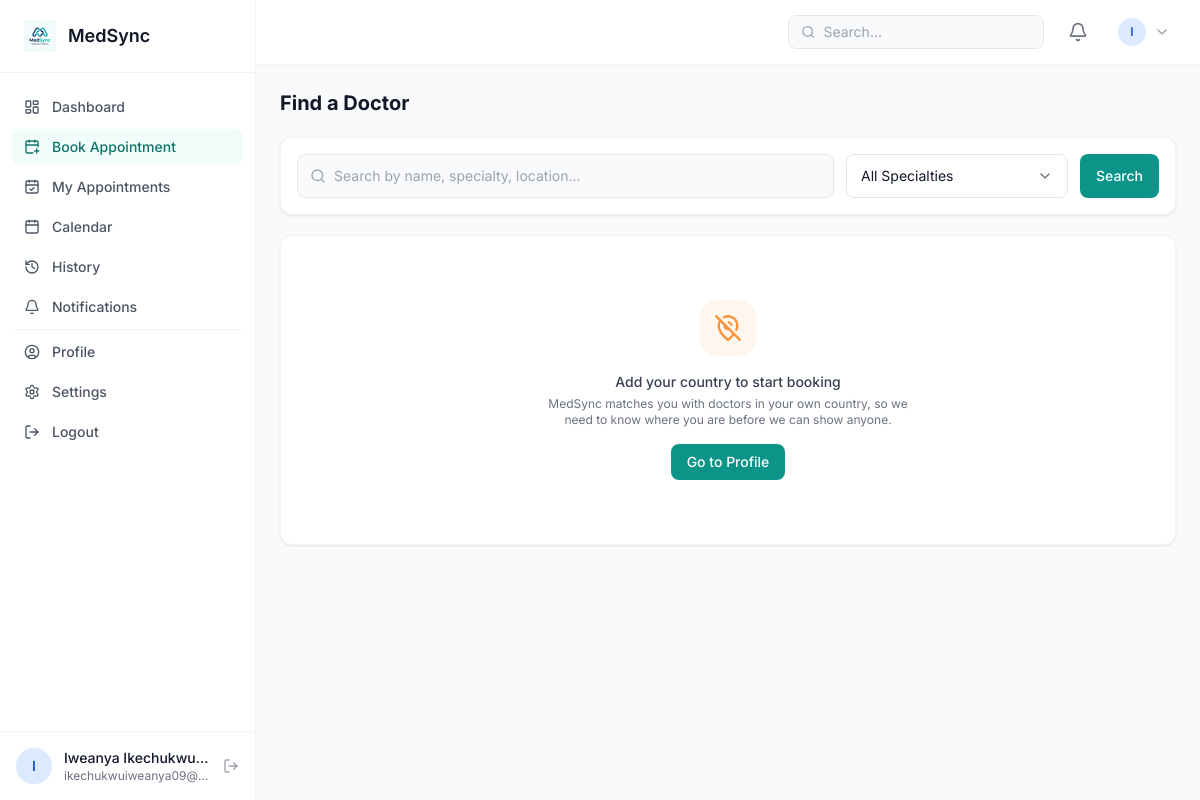
Screenshot of /patient/find-doctor/ (signed in) with the database file from the repository.
### accounts/models.py (models this page shows, shortened)
class User(AbstractBaseUser, PermissionsMixin):
    DOCTOR = 'doctor'
    PATIENT = 'patient'
    ROLE_CHOICES = [(DOCTOR, 'Doctor'), (PATIENT, 'Patient')]
    email = models.EmailField(unique=True)
    full_name = models.CharField(max_length=255)
    phone = models.CharField(max_length=20, blank=True)
    country = models.CharField(max_length=2, blank=True)
    role = models.CharField(max_length=10, choices=ROLE_CHOICES)
    is_active = models.BooleanField(default=True)
    is_staff = models.BooleanField(default=False)
    is_verified = models.BooleanField(default=False)
    date_joined = models.DateTimeField(default=timezone.now)
    USERNAME_FIELD = 'email'
    REQUIRED_FIELDS = ['full_name']
    objects = UserManager()
    @property
    def is_patient(self):
        return self.role == self.PATIENT
    @property
    def display_name(self):
        if self.role == self.DOCTOR:
            return f'Dr. {self.full_name}'
        return self.full_name
    @property
    def country_label(self):
        if not self.country:
            return ''
        return f'{self.country_flag} {self.country_name}'.strip()
    def get_photo_url(self):
        if self.role == self.DOCTOR:
            try:
                if self.doctor_profile.photo:
                    return self.doctor_profile.photo.url
            except DoctorProfile.DoesNotExist:
                pass
        else:
            try:
                if self.patient_profile.photo:
                    return self.patient_profile.photo.url
            except PatientProfile.DoesNotExist:
                pass
        return None

### appointments/patient_views.py (the view)
    @login_required
    def wrapper(request, *args, **kwargs):
        if not request.user.is_patient:
            messages.error(request, 'Access denied.')
            return redirect('core:landing')
        return view_func(request, *args, **kwargs)

### appointments/patient_views.py (called while the page is built)
def patient_required(view_func):
    @login_required
    def wrapper(request, *args, **kwargs):
        if not request.user.is_patient:
            messages.error(request, 'Access denied.')
            return redirect('core:landing')
        return view_func(request, *args, **kwargs)
    return wrapper

@patient_required
def find_doctor(request):
    specialty = request.GET.get('specialty', '')
    search = request.GET.get('q', '')
    doctors = bookable_doctors_for(request.user)
    if specialty:
        doctors = doctors.filter(doctor_profile__specialty=specialty)
    if search:
        doctors = doctors.filter(
            Q(full_name__icontains=search) |
            Q(doctor_profile__specialty__icontains=search) |
            Q(doctor_profile__location__icontains=search)
        )
    context = {
        'doctors': doctors,
        'specialty_choices': DoctorProfile.SPECIALTY_CHOICES,
        'selected_specialty': specialty,
        'search': search,
        'patient_country': request.user.country,
        'patient_country_label': request.user.country_label,
    }
    return render(request, 'patient/find_doctor.html', context)

### appointments/scoping.py (called while the page is built)
def bookable_doctors_for(patient):
    if not patient.country:
        return User.objects.none()
    return (
        User.objects.filter(role='doctor', is_active=True, country=patient.country)
        .select_related('doctor_profile')
    )

### core/context_processors.py (called while the page is built)
def unread_notifications(request):
    if request.user.is_authenticated:
        count = request.user.notifications.filter(is_read=False).count()
        return {'unread_notifications_count': count}
    return {'unread_notifications_count': 0}

### templates/patient/find_doctor.html (shortened to what this page needs)
{% extends "base_dashboard.html" %}
{% block sidebar_nav %}{% include "partials/patient_nav.html" %}{% endblock %}
{% block content %}
<div class="space-y-5">
  <h1 class="text-xl font-bold text-gray-900">Find a Doctor</h1>
  <form method="get" class="card p-4 rounded-xl flex flex-wrap gap-3">
    <div class="flex items-center gap-2 flex-1 min-w-48 bg-gray-50 border border-gray-200 rounded-lg px-3 py-2">
      <i data-lucide="search" class="w-4 h-4 text-gray-400 flex-shrink-0"></i>
      <input type="text" name="q" value="{{ search }}" placeholder="Search by name, specialty, location…" class="bg-transparent text-sm outline-none w-full" />
    </div>
    <select name="specialty" class="form-select !w-auto min-w-44">
      <option value="">All Specialties</option>
    </select>
    <button type="submit" class="btn-primary">Search</button>
  </form>
  {% if doctors %}
  <div class="grid sm:grid-cols-2 lg:grid-cols-3 gap-5">
    {% for doctor in doctors %}
    <div class="card p-5 rounded-xl hover:shadow-md transition-shadow flex flex-col">
      <div class="flex items-start gap-3 mb-4">
        {% if doctor.get_photo_url %}
          <img src="{{ doctor.get_photo_url }}" alt="{{ doctor.display_name }}" class="w-14 h-14 rounded-full object-cover flex-shrink-0" />
        {% else %}
          <div class="w-14 h-14 rounded-full bg-primary-100 flex items-center justify-center flex-shrink-0">
            <span class="text-xl font-bold text-primary-700">{{ doctor.full_name|first|upper }}</span>
          </div>
        {% endif %}
        <div class="flex-1 min-w-0">
          <h3 class="font-semibold text-gray-900">{{ doctor.display_name }}</h3>
          <p class="text-sm text-primary-600 font-medium">{{ doctor.doctor_profile.get_specialty_display }}</p>
          {% if doctor.doctor_profile.location %}
          <p class="text-xs text-gray-500 flex items-center gap-1 mt-0.5">
            <i data-lucide="map-pin" class="w-3 h-3"></i>
            {{ doctor.doctor_profile.location }}
          </p>
          {% endif %}
        </div>
      </div>
      {% if doctor.doctor_profile.bio %}
      <p class="text-sm text-gray-500 line-clamp-2 mb-3">{{ doctor.doctor_profile.bio }}</p>
      {% endif %}
      <div class="flex flex-wrap gap-2 mb-4">
        {% if doctor.doctor_profile.appointment_duration %}
        <span class="inline-flex items-center gap-1 text-xs bg-gray-50 border border-gray-100 rounded-full px-2.5 py-1 text-gray-600">
          <i data-lucide="clock" class="w-3 h-3"></i>
          {{ doctor.doctor_profile.appointment_duration }} min
        </span>
        {% endif %}
        {% for ctype in doctor.doctor_profile.get_consultation_types_list %}
        <span class="text-xs bg-primary-50 text-primary-700 rounded-full px-2.5 py-1">{{ ctype }}</span>
        {% endfor %}
      </div>
      <div class="mt-auto">
        <a href="{% url 'book_appointment' doctor.pk %}" class="btn-primary w-full justify-center">
          <i data-lucide="calendar-plus" class="w-4 h-4"></i> Book Appointment
        </a>
      </div>
    </div>
    {% endfor %}
  </div>
  {% else %}
  <div class="card rounded-xl py-16 text-center">
    {% if not patient_country %}
      <div class="w-14 h-14 rounded-2xl bg-orange-50 flex items-center justify-center mx-auto mb-4">
        <i data-lucide="map-pin-off" class="w-7 h-7 text-orange-400"></i>
      </div>
      <p class="text-sm font-medium text-gray-700">Add your country to start booking</p>
      <p class="text-xs text-gray-500 mt-1 max-w-sm mx-auto">
        MedSync matches you with doctors in your own country, so we need to know
        where you are before we can show anyone.
      </p>
      <a href="{% url 'accounts:profile_view' %}" class="btn-primary mt-4">Go to Profile</a>
    {% endif %}
  </div>
  {% endif %}
</div>
{% endblock %}

### templates/base_dashboard.html (shortened to what this page needs)
{% extends "base.html" %}
{% block body %}
<div class="min-h-screen flex">
  <aside id="sidebar" class="hidden lg:flex flex-col w-64 bg-white border-r border-gray-100 fixed inset-y-0 left-0 z-30">
    <div class="flex items-center gap-3 px-6 py-5 border-b border-gray-100">
      <img src="/static/images/medsync_logo.png" alt="MedSync" class="h-8 w-auto" />
      <span class="font-semibold text-gray-900 text-lg">MedSync</span>
    </div>
    <nav class="flex-1 py-4 px-3 space-y-1 overflow-y-auto">
      {% block sidebar_nav %}{% endblock %}
    </nav>
    <div class="p-4 border-t border-gray-100">
      <div class="flex items-center gap-3">
        {% if request.user.get_photo_url %}
          <img src="{{ request.user.get_photo_url }}" alt="avatar" class="w-9 h-9 rounded-full object-cover" />
        {% else %}
          <div class="w-9 h-9 rounded-full bg-primary-100 flex items-center justify-center">
            <span class="text-sm font-semibold text-primary-700">{{ request.user.full_name|first|upper }}</span>
          </div>
        {% endif %}
        <div class="flex-1 min-w-0">
          <p class="text-sm font-medium text-gray-900 truncate">{{ request.user.display_name }}</p>
          <p class="text-xs text-gray-500 truncate">{{ request.user.email }}</p>
        </div>
        <a href="{% url 'accounts:confirm_delete' %}" class="text-gray-400 hover:text-red-500 transition-colors" title="Logout">
          <i data-lucide="log-out" class="w-4 h-4"></i>
        </a>
      </div>
    </div>
  </aside>
  <div class="flex-1 lg:ml-64 flex flex-col min-h-screen">
    <header class="sticky top-0 z-10 bg-white border-b border-gray-100 px-4 lg:px-6 py-3 flex items-center gap-4">
      <div class="hidden md:flex items-center gap-2 bg-gray-50 border border-gray-200 rounded-lg px-3 py-1.5 w-64">
        <i data-lucide="search" class="w-4 h-4 text-gray-400"></i>
        <input type="text" placeholder="Search…" class="bg-transparent text-sm text-gray-700 outline-none w-full placeholder:text-gray-400" />
      </div>
      <a href="{% url 'notification_list' %}" class="relative text-gray-500 hover:text-gray-700 p-2 rounded-lg hover:bg-gray-50 transition-colors">
        <i data-lucide="bell" class="w-5 h-5"></i>
      </a>
      <div class="relative" id="profile-dropdown-container">
        <button onclick="toggleDropdown()" class="flex items-center gap-2 p-1.5 rounded-lg hover:bg-gray-50 transition-colors">
          {% if request.user.get_photo_url %}
            <img src="{{ request.user.get_photo_url }}" alt="avatar" class="w-7 h-7 rounded-full object-cover" />
          {% else %}
            <div class="w-7 h-7 rounded-full bg-primary-100 flex items-center justify-center">
              <span class="text-xs font-semibold text-primary-700">{{ request.user.full_name|first|upper }}</span>
            </div>
          {% endif %}
          <i data-lucide="chevron-down" class="w-4 h-4 text-gray-400"></i>
        </button>
      </div>
    </header>
    <main class="flex-1 p-4 lg:p-6">
      {% block content %}{% endblock %}
    </main>
  </div>
</div>
{% endblock %}

### rows the page displays
User: user.full_name|first "I", user.display_name "Iweanya Ikechukwu…", user.email "ikechukwuiweanya09@…"
